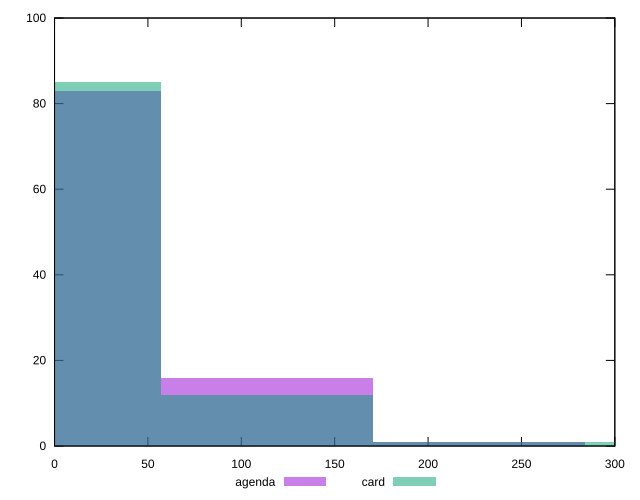

The script that saved this image:
reset

$agenda <<EOF
113.60203211603718 16
227.20406423207436 1
0 83
EOF

$card <<EOF
113.60203211603718 12
0 85
227.20406423207436 1
340.8060963481115 1
EOF

set key outside below
set boxwidth 113.60203211603718
set xrange [0:300]
set yrange [0:100]
set trange [0:100]
set style fill transparent solid 0.5 noborder
set terminal svg size 640, 500 enhanced background rgb 'white'
set output "reports/report_00027_2021-02-24T12-40-31.850Z/unminified-javascript/comparison/histogram/1_vs_2.svg"

plot $agenda title "agenda" with boxes, \
     $card title "card" with boxes

reset
